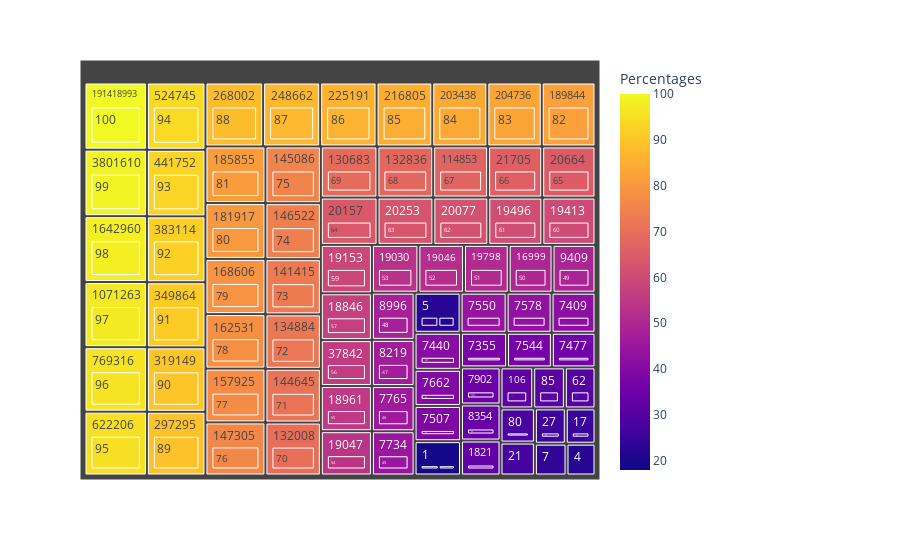

Notebook code for this chart:
### Code cell
fig = px.treemap(df_quals, path=['Frequency', 'Percentages'], values='Percentages', color='Percentages')#, color='Percentage')
fig.update_layout(height=900, margin_r=300)

# fig.update_layout(margin = dict(t=100, l=50, r=5, b=25))
fig.show()

### Figure 1 — Plotly figure (JSON) as saved in the notebook; plotly's stock layout.template omitted (floating-point values rounded to 4 significant figures; data arrays with more than 128 entries replaced by an {"elided": "..."} marker saying what was removed)
{"data": [{"branchvalues": "total", "customdata": {"elided": "158x1 float values"}, "domain": {"x": [0, 1], "y": [0, 1]}, "hovertemplate": "labels=%{label}<br>Percentages_sum=%{value}<br>parent=%{parent}<br>id=%{id}<br>Percentages=%{color}<extra></extra>", "ids": {"elided": "158 str values"}, "labels": {"elided": "158 str values"}, "marker": {"coloraxis": "coloraxis", "colors": {"elided": "158 float values"}}, "name": "", "parents": {"elided": "158 str values"}, "type": "treemap", "values": {"elided": "158 int values"}}], "layout": {"autosize": true, "coloraxis": {"colorbar": {"title": {"text": "Percentages"}}, "colorscale": [[0, "#0d0887"], [0.1111, "#46039f"], [0.2222, "#7201a8"], [0.3333, "#9c179e"], [0.4444, "#bd3786"], [0.5556, "#d8576b"], [0.6667, "#ed7953"], [0.7778, "#fb9f3a"], [0.8889, "#fdca26"], [1, "#f0f921"]]}, "legend": {"tracegroupgap": 0}, "margin": {"r": 300, "t": 60}}}
